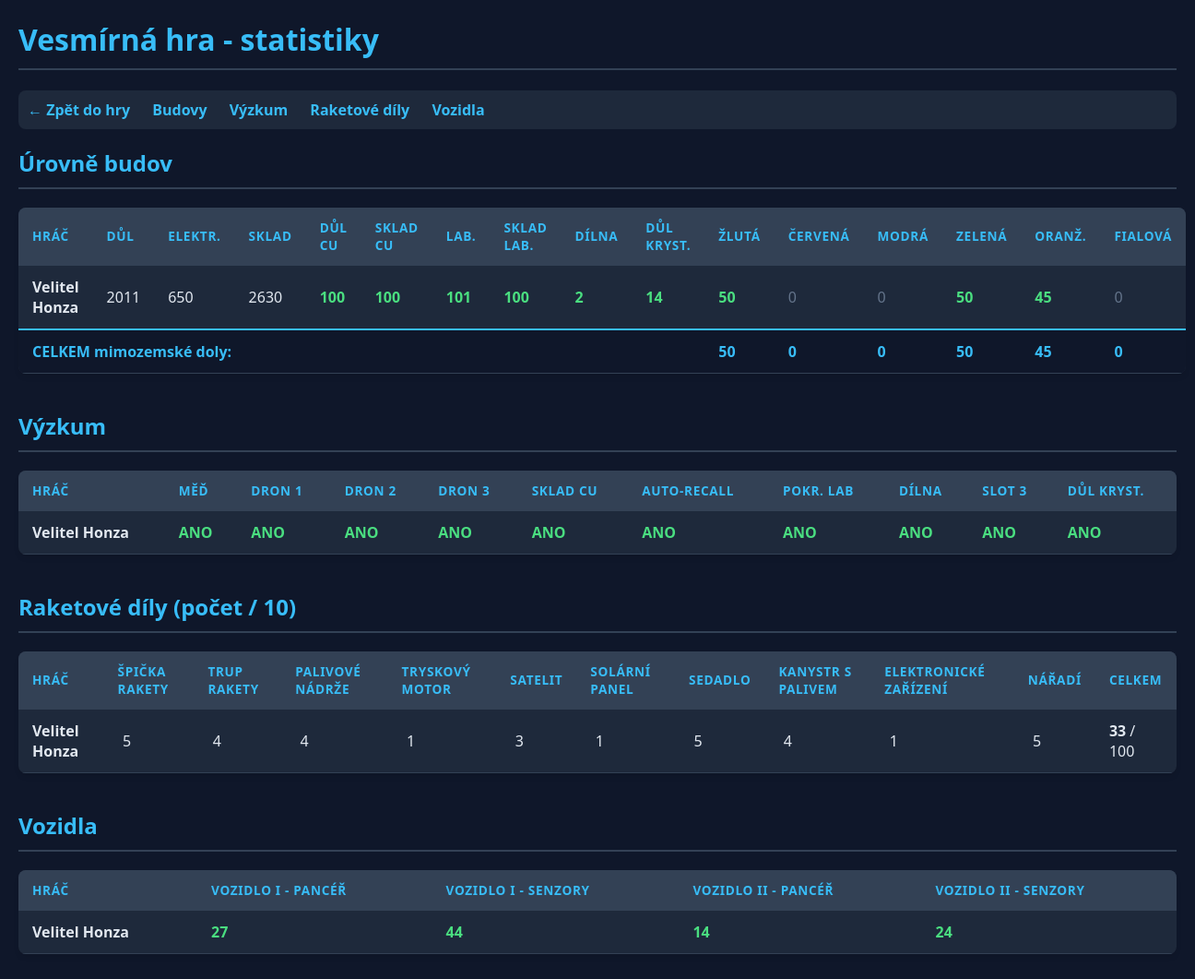
/stats.php, run on an earlier commit of the app's database.
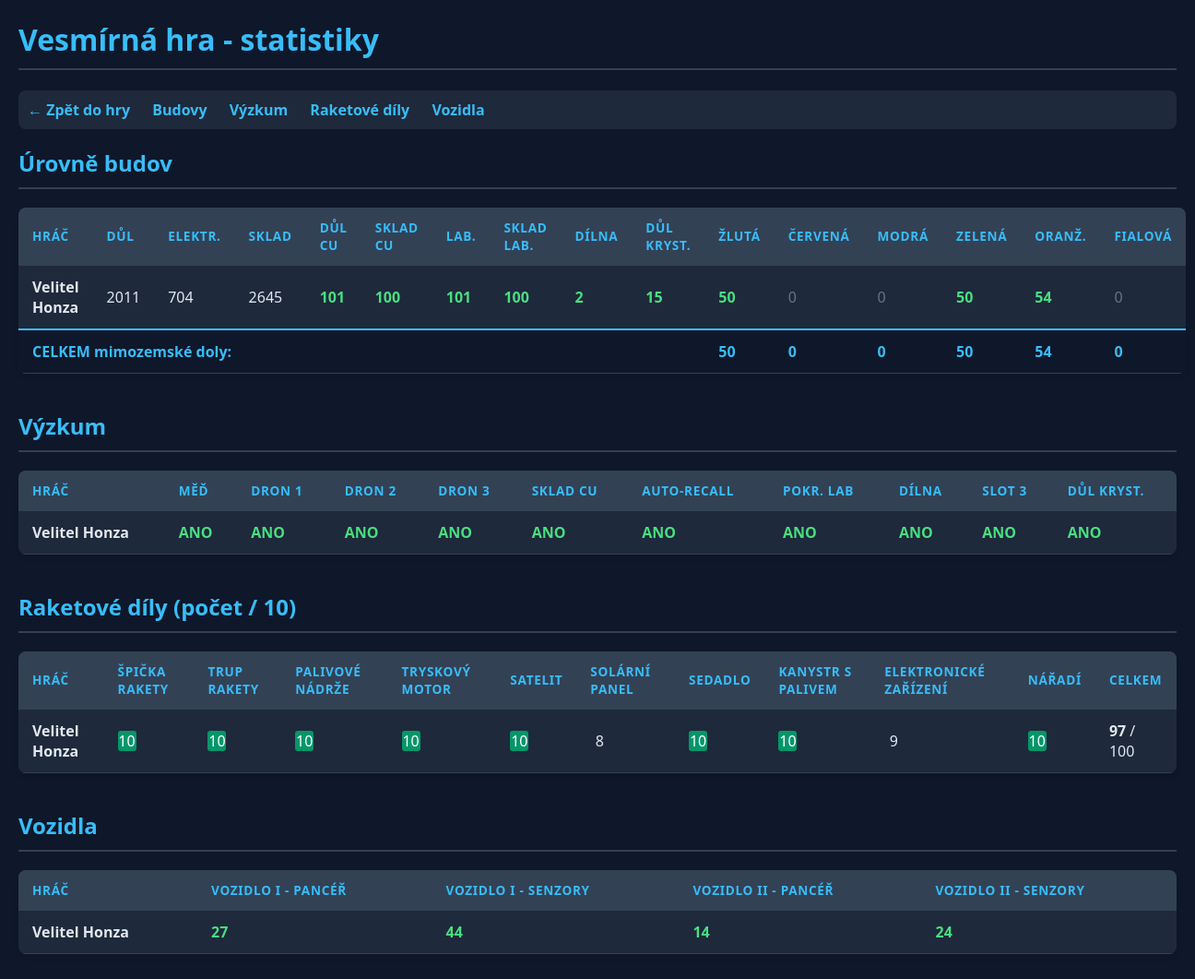
And on a later commit of the database.
### tables this page shows
CREATE TABLE planets (
    id INTEGER PRIMARY KEY AUTOINCREMENT,
    user_id INTEGER UNIQUE NOT NULL,
    iron_amount REAL DEFAULT 100,
    energy_amount REAL DEFAULT 50,
    mine_level INTEGER DEFAULT 1,
    solar_plant_level INTEGER DEFAULT 1,
    warehouse_level INTEGER DEFAULT 1,
    last_updated DATETIME DEFAULT CURRENT_TIMESTAMP, crystal_amount REAL DEFAULT 0, vehicle_level INTEGER DEFAULT 0, vehicle_hp REAL DEFAULT 100, vehicle_status TEXT DEFAULT 'idle', vehicle_start_time DATETIME, vehicle_recall_time DATETIME, researched_colors TEXT DEFAULT '', res_yellow REAL DEFAULT 0, res_red REAL DEFAULT 0, res_blue REAL DEFAULT 0, res_green REAL DEFAULT 0, res_orange REAL DEFAULT 0, res_purple REAL DEFAULT 0, mine_yellow_lvl INTEGER DEFAULT 0, mine_red_lvl INTEGER DEFAULT 0, mine_blue_lvl INTEGER DEFAULT 0, mine_green_lvl INTEGER DEFAULT 0, mine_orange_lvl INTEGER DEFAULT 0, mine_purple_lvl INTEGER DEFAULT 0, has_drone INTEGER DEFAULT 0, drone_storage REAL DEFAULT 0, vehicle_sensor_lvl INTEGER DEFAULT 1, res_copper REAL DEFAULT 0, mine_copper_lvl INTEGER DEFAULT 0, warehouse_copper_lvl INTEGER DEFAULT 0, research_copper INTEGER DEFAULT 0, research_drone_upgrade INTEGER DEFAULT 0, vehicle2_level INTEGER DEFAULT 0, vehicle2_hp REAL DEFAULT 100, vehicle2_status TEXT DEFAULT 'idle', vehicle2_sensor_lvl INTEGER DEFAULT 1, vehicle2_start_time DATETIME, vehicle2_recall_time DATETIME, research_drone_upgrade_2 INTEGER DEFAULT 0, res_tubes REAL DEFAULT 0, lab_level INTEGER DEFAULT 0, lab_storage_level INTEGER DEFAULT 0, research_advanced_lab INTEGER DEFAULT 0, research_warehouse_copper INTEGER DEFAULT 0, research_drone_upgrade_3 INTEGER DEFAULT 0, research_auto_recall INTEGER DEFAULT 0, research_rocket_workshop INTEGER DEFAULT 0, rocket_workshop_level INTEGER DEFAULT 0, rocket_workshop_status TEXT DEFAULT 'idle', rocket_workshop_started_at DATETIME, rocket_workshop_ready_at DATETIME, rocket_parts TEXT DEFAULT '', rocket_workshop_mode INTEGER DEFAULT 1, rocket_workshop_2_status TEXT DEFAULT 'idle', rocket_workshop_2_started_at DATETIME, rocket_workshop_2_ready_at DATETIME, research_alien_slot_3 INTEGER DEFAULT 0, research_secret_crystal_mine INTEGER DEFAULT 0, secret_crystal_mine_level INTEGER DEFAULT 0,
    FOREIGN KEY(user_id) REFERENCES users(id)
);

CREATE TABLE users (
    id INTEGER PRIMARY KEY AUTOINCREMENT,
    email TEXT UNIQUE NOT NULL,
    password TEXT NOT NULL,
    player_name TEXT NOT NULL,
    created_at DATETIME DEFAULT CURRENT_TIMESTAMP
, last_login DATETIME);

### app/Repositories/PlanetRepository.php (called while the page is built, shortened)
<?php
function findAllPlayersWithPlanets(PDO $db): array {
    $stmt = $db->query("
        SELECT u.player_name, p.*
        FROM users u
        JOIN planets p ON u.id = p.user_id
        ORDER BY u.player_name ASC
    ");
    return $stmt->fetchAll(PDO::FETCH_ASSOC);
}

### app/Support/PlanetHelpers.php (called while the page is built, shortened)
<?php
function getRocketPartDefinitions(): array {
    return [
        'rocket_tip' => "Špička rakety",
        'rocket_body' => 'Trup rakety',
        'fuel_tank' => "Palivové nádrže",
        'jet_engine' => "Tryskový motor",
        'satellite' => 'Satelit',
        'solar_panel' => "Solární panel",
        'seat' => 'Sedadlo',
        'fuel_canister' => "Kanystr s palivem",
        'electronics' => "Elektronické zařízení",
        'tools' => "Nářadí"
    ];
}
function getDefaultRocketPartsInventory(): array {
    $inventory = [];
    foreach (getRocketPartDefinitions() as $key => $_label) {
        $inventory[$key] = 0;
    }
    return $inventory;
}
function normalizeRocketPartsInventory($rawInventory): array {
    $inventory = getDefaultRocketPartsInventory();
    $decoded = json_decode($rawInventory, true);
    foreach ($inventory as $key => $defaultValue) {
        $value = $decoded[$key] ?? $defaultValue;
        $inventory[$key] = max(0, min(10, (int) $value));
    }
    return $inventory;
}

### app/Bootstrap/DatabaseMigrations.php (called while the page is built, shortened)
<?php
function initializeDatabase(PDO $db): void {
    $db->exec("CREATE TABLE IF NOT EXISTS users (
        id INTEGER PRIMARY KEY AUTOINCREMENT,
        email TEXT UNIQUE NOT NULL,
        password TEXT NOT NULL,
        player_name TEXT NOT NULL,
        created_at DATETIME DEFAULT CURRENT_TIMESTAMP
    )");
    $db->exec("CREATE TABLE IF NOT EXISTS planets (
        id INTEGER PRIMARY KEY AUTOINCREMENT,
        user_id INTEGER UNIQUE NOT NULL,
        iron_amount REAL DEFAULT 100,
        energy_amount REAL DEFAULT 50,
        mine_level INTEGER DEFAULT 1,
        solar_plant_level INTEGER DEFAULT 1,
        warehouse_level INTEGER DEFAULT 1,
        last_updated DATETIME DEFAULT CURRENT_TIMESTAMP,
        FOREIGN KEY(user_id) REFERENCES users(id)
    )");
    $db->exec("CREATE TABLE IF NOT EXISTS global_settings (
        key TEXT PRIMARY KEY,
        value TEXT
    )");
    $db->exec("INSERT OR IGNORE INTO global_settings (key, value) VALUES ('game_state', 'COLONIZATION')");
    ensurePlanetColumns($db);
}
function ensurePlanetColumns(PDO $db): void {
    $res = $db->query("PRAGMA table_info(planets)");
}

### db.php (called while the page is built, shortened)
<?php
require_once __DIR__ . '/app/Bootstrap/DatabaseConnection.php';
require_once __DIR__ . '/app/Bootstrap/DatabaseMigrations.php';
require_once __DIR__ . '/app/Support/PlanetHelpers.php';
require_once __DIR__ . '/app/Repositories/PlanetRepository.php';
$db = createDatabaseConnection(__DIR__ . '/game.sqlite');
initializeDatabase($db);

### stats.php (the view, shortened to what this page needs)
<?php
require_once 'db.php';
$players = findAllPlayersWithPlanets($db);
$alienMineTotals = [
    'yellow' => 0,
    'red' => 0,
    'blue' => 0,
    'green' => 0,
    'orange' => 0,
    'purple' => 0,
];
foreach ($players as $p) {
    $alienMineTotals['yellow'] += (int) ($p['mine_yellow_lvl'] ?? 0);
    $alienMineTotals['red'] += (int) ($p['mine_red_lvl'] ?? 0);
    $alienMineTotals['blue'] += (int) ($p['mine_blue_lvl'] ?? 0);
    $alienMineTotals['green'] += (int) ($p['mine_green_lvl'] ?? 0);
    $alienMineTotals['orange'] += (int) ($p['mine_orange_lvl'] ?? 0);
    $alienMineTotals['purple'] += (int) ($p['mine_purple_lvl'] ?? 0);
}
$rocketPartDefs = getRocketPartDefinitions();
?>
<!DOCTYPE html>
<html lang="cs">
<head>
</head>
<body>
    <h1>Vesmírná hra - statistiky</h1>
    <div class="admin-nav">
        <a href="index.php">&larr; Zpět do hry</a>
        <a href="#buildings">Budovy</a>
        <a href="#research">Výzkum</a>
        <a href="#rocket">Raketové díly</a>
        <a href="#vehicles">Vozidla</a>
    </div>
    <h2 id="buildings">Úrovně budov</h2>
    <table>
        <thead>
            <tr>
                <th>Hráč</th>
                <th>Důl</th>
                <th>Elektr.</th>
                <th>Sklad</th>
                <th>Důl Cu</th>
                <th>Sklad Cu</th>
                <th>Lab.</th>
                <th>Sklad Lab.</th>
                <th>Dílna</th>
                <th>Důl Kryst.</th>
                <th>Žlutá</th>
                <th>Červená</th>
                <th>Modrá</th>
                <th>Zelená</th>
                <th>Oranž.</th>
                <th>Fialová</th>
            </tr>
        </thead>
        <tbody>
            <?php foreach ($players as $p): ?>
            <tr>
                <td><strong><?= htmlspecialchars($p['player_name']) ?></strong></td>
                <td><?= $p['mine_level'] ?></td>
                <td><?= $p['solar_plant_level'] ?></td>
                <td><?= $p['warehouse_level'] ?></td>
                <td class="<?= $p['mine_copper_lvl'] > 0 ? 'val-positive' : 'val-zero' ?>"><?= $p['mine_copper_lvl'] ?></td>
                <td class="<?= $p['warehouse_copper_lvl'] > 0 ? 'val-positive' : 'val-zero' ?>"><?= $p['warehouse_copper_lvl'] ?></td>
                <td class="<?= $p['lab_level'] > 0 ? 'val-positive' : 'val-zero' ?>"><?= $p['lab_level'] ?></td>
                <td class="<?= $p['lab_storage_level'] > 0 ? 'val-positive' : 'val-zero' ?>"><?= $p['lab_storage_level'] ?></td>
                <td class="<?= $p['rocket_workshop_level'] > 0 ? 'val-positive' : 'val-zero' ?>"><?= $p['rocket_workshop_level'] ?></td>
                <td class="<?= ($p['secret_crystal_mine_level'] ?? 0) > 0 ? 'val-positive' : 'val-zero' ?>"><?= $p['secret_crystal_mine_level'] ?? 0 ?></td>
                <td class="<?= $p['mine_yellow_lvl'] > 0 ? 'val-positive' : 'val-zero' ?>"><?= $p['mine_yellow_lvl'] ?></td>
                <td class="<?= $p['mine_red_lvl'] > 0 ? 'val-positive' : 'val-zero' ?>"><?= $p['mine_red_lvl'] ?></td>
                <td class="<?= $p['mine_blue_lvl'] > 0 ? 'val-positive' : 'val-zero' ?>"><?= $p['mine_blue_lvl'] ?></td>
                <td class="<?= $p['mine_green_lvl'] > 0 ? 'val-positive' : 'val-zero' ?>"><?= $p['mine_green_lvl'] ?></td>
                <td class="<?= $p['mine_orange_lvl'] > 0 ? 'val-positive' : 'val-zero' ?>"><?= $p['mine_orange_lvl'] ?></td>
                <td class="<?= $p['mine_purple_lvl'] > 0 ? 'val-positive' : 'val-zero' ?>"><?= $p['mine_purple_lvl'] ?></td>
            </tr>
            <?php endforeach; ?>
        </tbody>
        <tfoot>
            <tr>
                <td colspan="10">CELKEM mimozemské doly:</td>
                <td><?= $alienMineTotals['yellow'] ?></td>
                <td><?= $alienMineTotals['red'] ?></td>
                <td><?= $alienMineTotals['blue'] ?></td>
                <td><?= $alienMineTotals['green'] ?></td>
                <td><?= $alienMineTotals['orange'] ?></td>
                <td><?= $alienMineTotals['purple'] ?></td>
            </tr>
        </tfoot>
    </table>
    <h2 id="research">Výzkum</h2>
    <table>
        <thead>
            <tr>
                <th>Hráč</th>
                <th>Měď</th>
                <th>Dron 1</th>
                <th>Dron 2</th>
                <th>Dron 3</th>
                <th>Sklad Cu</th>
                <th>Auto-Recall</th>
                <th>Pokr. Lab</th>
                <th>Dílna</th>
                <th>Slot 3</th>
                <th>Důl Kryst.</th>
            </tr>
        </thead>
        <tbody>
            <?php foreach ($players as $p): ?>
            <tr>
                <td><strong><?= htmlspecialchars($p['player_name']) ?></strong></td>
                <td class="<?= $p['research_copper'] ? 'val-researched' : 'val-not-researched' ?>"><?= $p['research_copper'] ? 'ANO' : 'NE' ?></td>
                <td class="<?= $p['research_drone_upgrade'] ? 'val-researched' : 'val-not-researched' ?>"><?= $p['research_drone_upgrade'] ? 'ANO' : 'NE' ?></td>
                <td class="<?= $p['research_drone_upgrade_2'] ? 'val-researched' : 'val-not-researched' ?>"><?= $p['research_drone_upgrade_2'] ? 'ANO' : 'NE' ?></td>
                <td class="<?= ($p['research_drone_upgrade_3'] ?? 0) ? 'val-researched' : 'val-not-researched' ?>"><?= ($p['research_drone_upgrade_3'] ?? 0) ? 'ANO' : 'NE' ?></td>
                <td class="<?= ($p['research_warehouse_copper'] ?? 0) ? 'val-researched' : 'val-not-researched' ?>"><?= ($p['research_warehouse_copper'] ?? 0) ? 'ANO' : 'NE' ?></td>
                <td class="<?= ($p['research_auto_recall'] ?? 0) ? 'val-researched' : 'val-not-researched' ?>"><?= ($p['research_auto_recall'] ?? 0) ? 'ANO' : 'NE' ?></td>
                <td class="<?= ($p['research_advanced_lab'] ?? 0) ? 'val-researched' : 'val-not-researched' ?>"><?= ($p['research_advanced_lab'] ?? 0) ? 'ANO' : 'NE' ?></td>
                <td class="<?= ($p['research_rocket_workshop'] ?? 0) ? 'val-researched' : 'val-not-researched' ?>"><?= ($p['research_rocket_workshop'] ?? 0) ? 'ANO' : 'NE' ?></td>
                <td class="<?= ($p['research_alien_slot_3'] ?? 0) ? 'val-researched' : 'val-not-researched' ?>"><?= ($p['research_alien_slot_3'] ?? 0) ? 'ANO' : 'NE' ?></td>
                <td class="<?= ($p['research_secret_crystal_mine'] ?? 0) ? 'val-researched' : 'val-not-researched' ?>"><?= ($p['research_secret_crystal_mine'] ?? 0) ? 'ANO' : 'NE' ?></td>
            </tr>
            <?php endforeach; ?>
        </tbody>
    </table>
    <h2 id="rocket">Raketové díly (počet / 10)</h2>
    <table>
        <thead>
            <tr>
                <th>Hráč</th>
                <?php foreach ($rocketPartDefs as $label): ?>
                <th><?= htmlspecialchars($label) ?></th>
                <?php endforeach; ?>
                <th>CELKEM</th>
            </tr>
        </thead>
        <tbody>
            <?php foreach ($players as $p):
                $parts = normalizeRocketPartsInventory($p['rocket_parts'] ?? '');
                $totalParts = array_sum($parts);
            ?>
            <tr>
                <td><strong><?= htmlspecialchars($p['player_name']) ?></strong></td>
                <?php foreach ($rocketPartDefs as $key => $label):
                    $count = $parts[$key] ?? 0;
                ?>
                <td>
                    <span class="part-count <?= $count >= 10 ? 'part-full' : '' ?>"><?= $count ?></span>
                </td>
                <?php endforeach; ?>
                <td><strong><?= $totalParts ?></strong> / <?= count($rocketPartDefs) * 10 ?></td>
            </tr>
            <?php endforeach; ?>
        </tbody>
    </table>
    <h2 id="vehicles">Vozidla</h2>
    <table>
        <thead>
            <tr>
                <th>Hráč</th>
                <th>Vozidlo I - Pancéř</th>
                <th>Vozidlo I - Senzory</th>
                <th>Vozidlo II - Pancéř</th>
                <th>Vozidlo II - Senzory</th>
            </tr>
        </thead>
        <tbody>
            <?php foreach ($players as $p): ?>
            <tr>
                <td><strong><?= htmlspecialchars($p['player_name']) ?></strong></td>
                <td class="<?= ($p['vehicle_level'] ?? 0) > 0 ? 'val-positive' : 'val-zero' ?>"><?= $p['vehicle_level'] ?? 0 ?></td>
                <td class="<?= ($p['vehicle_sensor_lvl'] ?? 1) > 1 ? 'val-positive' : 'val-zero' ?>"><?= $p['vehicle_sensor_lvl'] ?? 1 ?></td>
                <td class="<?= ($p['vehicle2_level'] ?? 0) > 0 ? 'val-positive' : 'val-zero' ?>"><?= $p['vehicle2_level'] ?? 0 ?></td>
                <td class="<?= ($p['vehicle2_sensor_lvl'] ?? 1) > 1 ? 'val-positive' : 'val-zero' ?>"><?= $p['vehicle2_sensor_lvl'] ?? 1 ?></td>
            </tr>
            <?php endforeach; ?>
        </tbody>
    </table>
</body>
</html>

### stats.php (style rules this page uses)
body { background-color: #0f172a; color: #e2e8f0; font-family: 'Segoe UI', Tahoma, Geneva, Verdana, sans-serif; margin: 20px; }
h1, h2 { color: #38bdf8; border-bottom: 2px solid #334155; padding-bottom: 10px; }
.admin-nav { margin-bottom: 20px; padding: 10px; background: #1e293b; border-radius: 8px; }
.admin-nav a { color: #38bdf8; text-decoration: none; margin-right: 20px; font-weight: bold; }
table { width: 100%; border-collapse: collapse; margin-bottom: 40px; background: #1e293b; border-radius: 8px; overflow: hidden; box-shadow: 0 4px 6px -1px rgb(0 0 0 / 0.1); }
th, td { padding: 12px 15px; text-align: left; border-bottom: 1px solid #334155; }
th { background-color: #334155; color: #38bdf8; text-transform: uppercase; font-size: 0.85rem; letter-spacing: 0.05em; }
.val-zero { color: #64748b; }
.val-positive { color: #4ade80; font-weight: bold; }
.val-researched { color: #4ade80; font-weight: bold; }
.part-count { display: inline-block; width: 20px; text-align: center; border-radius: 3px; margin-right: 5px; }
.part-full { background-color: #059669; color: white; }
tfoot td { background-color: #0f172a; border-top: 2px solid #38bdf8; color: #38bdf8; font-weight: bold; }

What changed in the data, as far as the page shows it:
changed planets "Velitel Honza": solar_plant_level "650" → "704"; warehouse_level "2630" → "2645"; mine_copper_lvl "100" → "101"; secret_crystal_mine_level "14" → "15"; mine_orange_lvl "45" → "54"; rocket_parts "33" → "97"
Also different on the page:
$alienMineTotals['orange']: "45" → "54"
new list line: "10"
new list line: "8"
new list line: "9"
list line gone: "5"
list line gone: "4"
list line gone: "1"
list line gone: "3"
